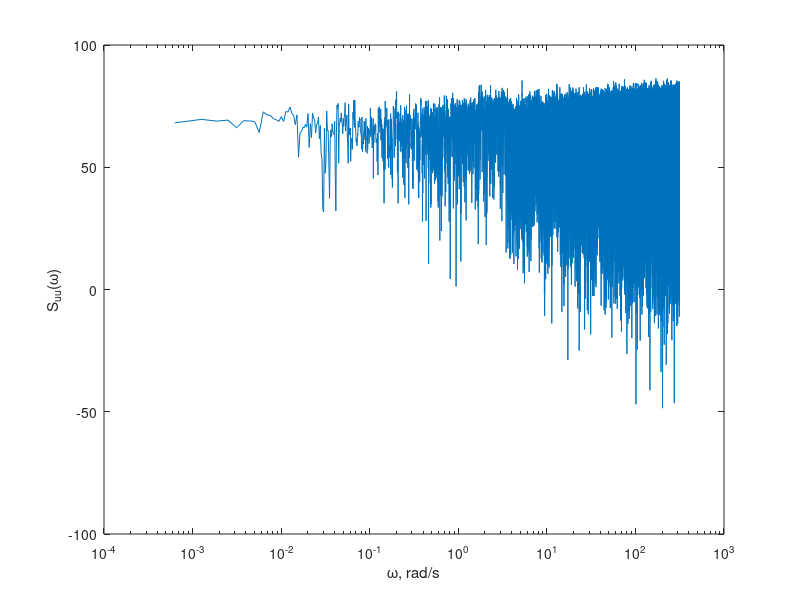
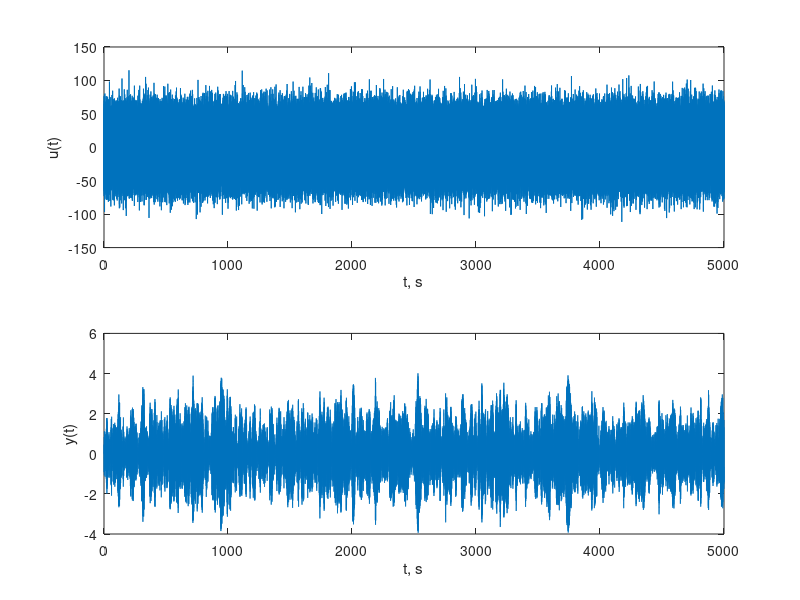
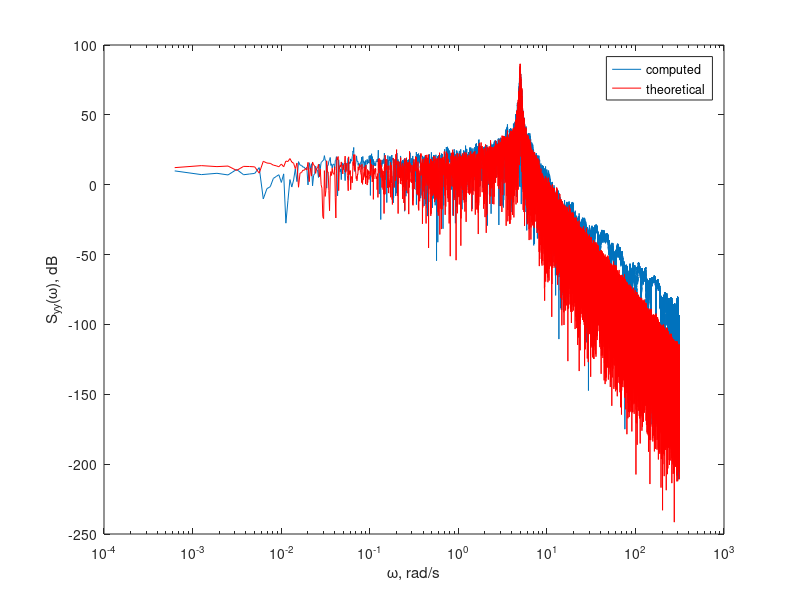
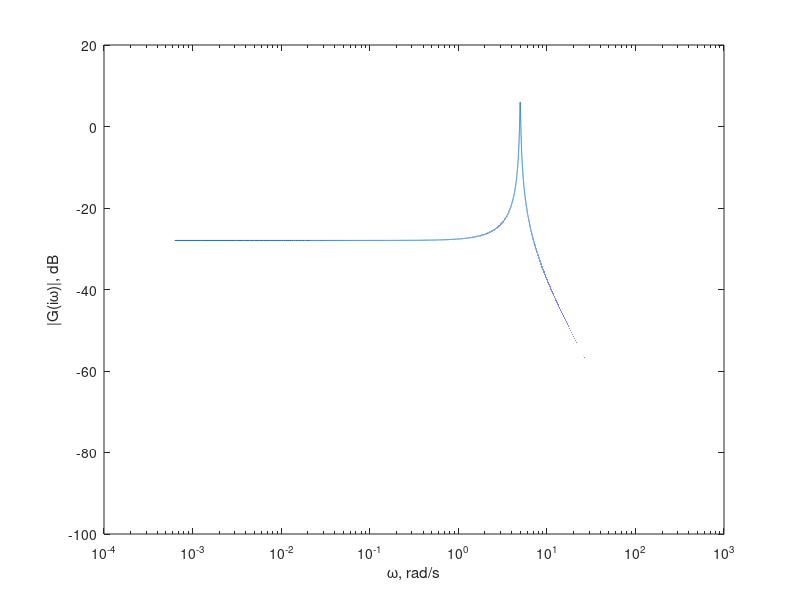

MATLAB code to generate these figures, in order:
% second_order_white_noise.m

clc;
clear all;
close all;

% create linear system
m = 1;
c = .1;
k = 25;
G = tf(1,[m c k]);

% create Gaussian white noise input
dt = .01;
N = 500000;
t = linspace(0,(N-1)*dt,N);
u = randn(N,1)*sqrt(2*pi/dt);

% plot S_uu
R_uu = xcorr(u,'unbiased');
S_uu = fftshift(fft(R_uu));
Eu2 = R_uu(N)
Eu2a = mean(u.^2)
Eu2b = mean(abs(S_uu))
w = linspace(-pi/dt,pi/dt,2*N-1);
ind = w > 0;
figure;
semilogx(w(ind),20*log10(abs(S_uu(ind))));
ylabel('S_{uu}(\omega)');
xlabel('\omega, rad/s');

% simulate system with input u, plot input vs. output
y = lsim(G,u,t);
figure;
h1 = subplot(2,1,1);
plot(t,u);
ylabel('u(t)');
xlabel('t, s');
h2 = subplot(2,1,2);
plot(t,y);
ylabel('y(t)');
xlabel('t, s');
linkaxes([h1 h2],'x');

% plot S_yy from simulation output
R_yy = xcorr(y,'unbiased');
S_yy = fftshift(fft(R_yy));
figure;
semilogx(w(ind),20*log10(abs(S_yy(ind))));
ylabel('S_{yy}(\omega), dB');
xlabel('\omega, rad/s');

% plot S_yy from theory
[mag,phs] = bode(G,w);
S_yy_theory = squeeze(mag).^2.*S_uu;
hold on;
semilogx(w(ind),20*log10(abs(S_yy_theory(ind))),'r');
ylabel('S_{yy}(\omega), dB');
xlabel('\omega, rad/s');
legend('computed','theoretical');

% Bode magnitude plot of G
figure;
semilogx(w(ind),20*log10(squeeze(mag(ind))));
ylabel('|G(i\omega)|, dB');
xlabel('\omega, rad/s');

% mean-square of output
Ey2 = R_yy(N)
Ey2a = mean(y.^2)
Ey2_theory = pi/(c*k)
